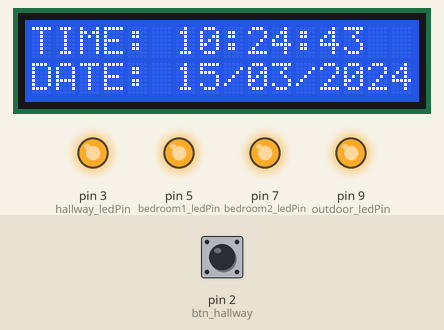
Recording of a sketch running on a simulated Arduino Uno, built with avr-gcc and run on an emulated ATmega328P. Parts: 16×2 character LCD, output pins drawn as LEDs (lit = HIGH). The inputs (shaded band) are chosen by the test bench; at power-on: pin 2 (btn_hallway) LOW. The local clock reads 2024-03-15 10:24:30 at power-on unless the sketch sets it.

Above: at 14.7 s.
14.8 s: pin 2 (btn_hallway) pulled HIGH for 1 s
At 17.1 s:
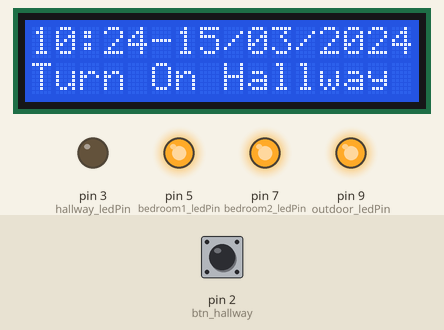
17.4 s: pin 2 (btn_hallway) pulled HIGH for 0.2 s
At 18.9 s:
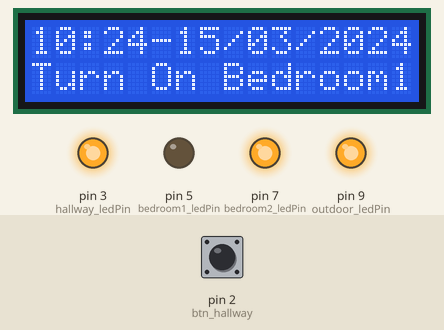
19.2 s: pin 2 (btn_hallway) pulled HIGH for 0.2 s
At 20.3 s:
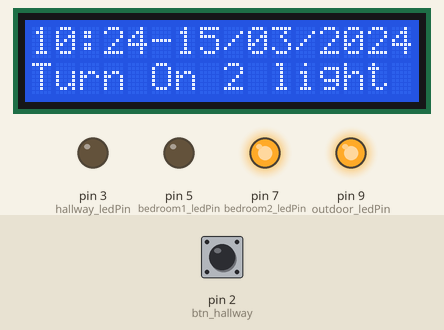
21.0 s: pin 2 (btn_hallway) pulled HIGH for 3.2 s
At 25.1 s:
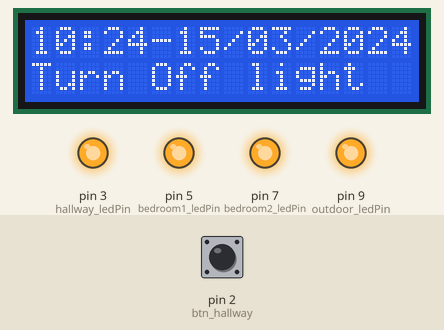
Timing chart, 0 to 26.6 s (numbered marks = the images above; inputs shaded):
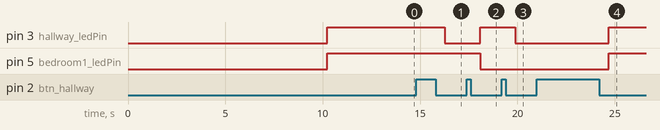

Measured:
- after the input at 14.8 s, pin 3 (hallway_ledPin): HIGH → LOW after 1.5 s; the display: first differs from a run without the input after 1.0 s (image 1 shows a later state)
- after the input at 17.4 s, pin 3 (hallway_ledPin): LOW → HIGH after 0.68 s; pin 5 (bedroom1_ledPin): HIGH → LOW after 0.68 s; the display: first changes after 0.21 s (image 2 shows a later state)
- after the input at 19.2 s, pin 3 (hallway_ledPin): HIGH → LOW after 0.68 s; the display: first changes after 0.21 s (image 3 shows a later state)
- after the input at 21.0 s, pin 3 (hallway_ledPin), pin 5 (bedroom1_ledPin): LOW → HIGH after 3.7 s; the display: first changes after 3.2 s (image 4 shows a later state)

The sketch:

CPU.ino
```cpp
/*=====================================================
   Project Centre Processing Unit of Nhannv SmartHome
   Design hardward and software by Nhannv
   Function :


=====================================================*/

//include library

#include <Wire.h>
#include "RTClib.h"
#include <LiquidCrystal_I2C.h>
#include "SoftwareSerial.h"


//declare variable

// set pin numbers:
const int btn_hallway = 2;     // the number of the pushbutton pin
const int hallway_ledPin = 3;      // the number of the LED pin
const int btn_bedroom1 = 4;
const int bedroom1_ledPin = 5;
const int btn_bedroom2 = 6;
const int bedroom2_ledPin = 7;
const int btn_outdoor = 8;
const int outdoor_ledPin = 9;


//flag of state
int flag_hallway = 0;
int flag_bedroom1 = 0;
int flag_bedroom2 = 0;
int flag_outdoor = 0;

// variables will change:
int buttonState = LOW;         // variable for reading the pushbutton status

//declare case
#define HALLWAY 1
#define BEDROOM1 2
#define BEDROOM2 3
#define OUTDOOR 4
#define SHORT_TIME_MODE 1
#define FULL_TIME_MODE 2
#define DEFAULT_BACKLIGHT_TIME 300

//declare RTC
const byte DS1307 = 0x68; //address of RTC module
//RTC variable
const byte NumberOfFields = 7;
char daysOfTheWeek[7][12] = {"Sunday", "Monday", "Tuesday", "Wednesday", "Thursday", "Friday", "Saturday"};
RTC_DS1307 RTC;

//declare LCD
LiquidCrystal_I2C lcd(0x3F, 16, 2); // Set the LCD I2C address

//Time variable
int second, minute, hour, day, wday, month, year;
String strSecond, strMinute, strHour, strDay, strWDay, strMonth, strYear;
int delayReadTime1 = 0;
int delayReadTime2 = 5;
int tempMinute = 0;
int tempSecond = 0;
int gMode = FULL_TIME_MODE;
int previousMode = FULL_TIME_MODE;
int delayBackLightTime = 0;

//declare function

void changeState(int ledChange) {
  lcd.clear();
  lcd.backlight();
  delayBackLightTime =0;
  displayDateTime(SHORT_TIME_MODE);

  if (ledChange == HALLWAY) {
    if (flag_hallway == 0) {
      digitalWrite(hallway_ledPin,LOW);
      //digitalWrite(outdoor_ledPin,LOW);
      digitalWrite(bedroom1_ledPin,HIGH);
      flag_hallway=1;
      //Serial.println("Turn on light");
      displayLCD("Turn On Hallway",0,1);
    }
    //temp function in case bedroom button is not finish
    else if (flag_hallway ==1) {
      digitalWrite(hallway_ledPin,HIGH);
      //digitalWrite(outdoor_ledPin,HIGH);
      digitalWrite(bedroom1_ledPin,LOW);
      flag_hallway=2;
      displayLCD("Turn On Bedroom1",0,1);
    }

    else if (flag_hallway ==2) {
      digitalWrite(hallway_ledPin,LOW);
      //digitalWrite(outdoor_ledPin,LOW);
      digitalWrite(bedroom1_ledPin,LOW);
      flag_hallway=3;
      displayLCD("Turn On 2 light",0,1);
    }

    else {
      digitalWrite(hallway_ledPin,HIGH);
      //digitalWrite(outdoor_ledPin,HIGH);
      digitalWrite(bedroom1_ledPin,HIGH); //in case temp function to turn off led
      flag_hallway=0;
      //Serial.println("Turn off light");
      displayLCD("Turn Off light",0,1);
    }


  }
  if (ledChange == BEDROOM1) {

  }
};


//Read time from RTC module
void readTime() {

  DateTime now = RTC.now();
//    Serial.print(now.year(), DEC);
//    Serial.print('/');
//    Serial.print(now.month(), DEC);
//    Serial.print('/');
//    Serial.print(now.day(), DEC);
//    Serial.print(' ');
//    Serial.print(now.hour(), DEC);
//    Serial.print(':');
//    Serial.print(now.minute(), DEC);
//    Serial.print(':');
//    Serial.print(now.second(), DEC);
//    Serial.println();
//    delay(1000);
  second=now.second(), DEC;
  minute=now.minute(), DEC;
  hour=now.hour(), DEC;
  day = now.day(), DEC;
  month = now.month(), DEC;
  year = now.year(), DEC;

  if (second >= 10) {
    strSecond = String(second);
  } else strSecond = "0" + String(second);

  if (minute >=10) {
    strMinute = String(minute);
  } else strMinute = "0" + String(minute);

  if (hour >= 10) {
    strHour = String(hour);
  } else strHour = "0" + String(hour);

  if (day >= 10) {
    strDay = String(day);
  } else strDay = "0" + String(day);

  if (month >= 10) {
    strMonth = String(month);
  } else strMonth = "0" + String(month);

  strYear = String(year);
}

//Display LCD content
void displayLCD(String txtInput,int charNo, int lineNo) {
  //lcd.clear();
  //lcd.backlight();
  lcd.setCursor(charNo,lineNo);
  lcd.print(txtInput);
  delay(50);
}
//Flash screen
void flashScreenLCD() {
  lcd.clear();
  lcd.backlight();
  lcd.setCursor(0,0);
  lcd.print("Starting");
  delay(1000);
  lcd.setCursor(8,0);
  lcd.print(".");
  delay(1000);
  lcd.setCursor(9,0);
  lcd.print(".");
  delay(1000);
  lcd.setCursor(10,0);
  lcd.print(".");
  delay(1000);
  lcd.setCursor(11,0);
  lcd.print("OK");
  delay(1000);
  lcd.setCursor(0,1);
  lcd.print("VNhanHome-Ver1.0");
  delay(3000);
  //lcd.clear();
  //lcd.noDisplay();
}

//display Time on LCD
void displayDateTime(int mode) {
  //readTime();
  //lcd.clear();
  previousMode = mode;
  if (mode == SHORT_TIME_MODE) {
    displayLCD(strHour,0,0);
    displayLCD(":",2,0);
    displayLCD(strMinute,3,0);
    displayLCD("-",5,0);
    displayLCD(strDay,6,0);
    displayLCD("/",8,0);
    displayLCD(strMonth,9,0);
    displayLCD("/",11,0);
    displayLCD(strYear,12,0);
    delayReadTime2=200;
  }
  else if (mode == FULL_TIME_MODE) {
    displayLCD("TIME:",0,0);//line 0
    displayLCD(strHour,6,0);
    displayLCD(":",8,0);
    displayLCD(strMinute,9,0);
    displayLCD(":",11,0);
    displayLCD(strSecond,12,0);

    displayLCD("DATE:",0,1);//line 1
    displayLCD(strDay,6,1);
    displayLCD("/",8,1);
    displayLCD(strMonth,9,1);
    displayLCD("/",11,1);
    displayLCD(strYear,12,1);
    delayReadTime2 = 5;
  }


}

//Off all light
void turnOffAllLight(){
  digitalWrite(hallway_ledPin,HIGH);
    digitalWrite(bedroom1_ledPin,HIGH);
    digitalWrite(bedroom2_ledPin,HIGH);
    digitalWrite(outdoor_ledPin,HIGH);
}

//schedule to turn off all light
void scheduleTurnOffLight(int iHour, int iMinute) {
  if (hour == iHour && minute == iMinute && second <= 1) {
    turnOffAllLight();
    lcd.clear();
    lcd.backlight();
    delayBackLightTime =0;
    displayDateTime(SHORT_TIME_MODE);
    displayLCD("Schedule Off",0,1);
    delay(3000);
    //displayDateTime();
  }
}

void scheduleTurnOff1Light(int iHour, int iMinute, int light) {
  if (hour == iHour && minute == iMinute && second <= 1) {
    //turnOffAllLight();
    digitalWrite(light,HIGH);
    lcd.clear();
    lcd.backlight();
    delayBackLightTime =0;
    displayDateTime(SHORT_TIME_MODE);
    displayLCD("Schedule Off",0,1);
    delay(3000);
    //displayDateTime();
  }
}

//schedule to turn on the special light
void scheduleTurnOnLight (int iHour, int iMinute) {
  if (hour == iHour && minute == iMinute && second <= 1) {
    digitalWrite(hallway_ledPin,LOW);
    digitalWrite(outdoor_ledPin,LOW);
    lcd.clear();
    lcd.backlight();
    delayBackLightTime =0;
    displayDateTime(SHORT_TIME_MODE);
    displayLCD("Schedule On",0,1);
    delay(3000);
    //displayDateTime();
  }
}

void scheduleTurnOn1Light (int iHour, int iMinute, int light) {
  if (hour == iHour && minute == iMinute && second <= 1) {
    digitalWrite(light,LOW);
    //digitalWrite(outdoor_ledPin,LOW);
    lcd.clear();
    lcd.backlight();
    delayBackLightTime =0;
    displayDateTime(SHORT_TIME_MODE);
    displayLCD("Schedule On",0,1);
    delay(3000);
    //displayDateTime();
  }
}

//Start setup Program
void setup() {
  Serial.begin(9600);
  Wire.begin();
  lcd.begin();
  lcd.backlight();

  flashScreenLCD();
  lcd.clear();
  displayLCD("Setup device.",0,0);

  // initialize the LED pin as an output:
  pinMode(hallway_ledPin, OUTPUT);
  pinMode(bedroom1_ledPin, OUTPUT);
  pinMode(bedroom2_ledPin, OUTPUT);
  pinMode(outdoor_ledPin, OUTPUT);
  // initialize the pushbutton pin as an input:
  pinMode(btn_hallway, INPUT);
  //Serial.println("Begin");
  displayLCD("OK",14,0);
  delay(2000);
  turnOffAllLight();
  lcd.clear();

  displayLCD("Check RTC.",0,0);
  //Check RTC module
  if (! RTC.isrunning()) {
    Serial.println("RTC is NOT running!");
    displayLCD("RTC is NOT running!",0,1);
    delay(2000);
    lcd.clear();
  } else {
    displayLCD("OK",14,0);
    delay(2000);
    lcd.clear();
    readTime();
  }
  displayDateTime(FULL_TIME_MODE);
  //RTC.adjust(DateTime(2018, 5, 6, 10, 10, 0)); //Set time for first time running or out of battery.
}

void loop() {
  //display Time
  if (delayReadTime1 < delayReadTime2) {
    delayReadTime1++;
  } else {
    readTime();
    delayReadTime1 =0;
  }

  if ((tempMinute != minute && gMode ==SHORT_TIME_MODE) || (tempSecond != second && gMode == FULL_TIME_MODE)) {

    if (previousMode != FULL_TIME_MODE) {
      gMode = FULL_TIME_MODE;
      lcd.clear();
      delayReadTime2 = 50;
    }
    displayDateTime(FULL_TIME_MODE);
    tempMinute = minute;
    tempSecond = second;
  }

  if(delayBackLightTime >= DEFAULT_BACKLIGHT_TIME) {
    lcd.noBacklight();
    delayBackLightTime=0;
  } else delayBackLightTime++;

//  if (delayReadTime1 < 6000) {
//    delayReadTime1++;
//    displayLCD(String(delayReadTime1),0,1);
//    displayLCD(String(delayReadTime2),4,1);
//
//  } else {
//    if (delayReadTime2 < 10) {
//      delayReadTime2++;
//      delayReadTime1=0;
//
//    } else {
//      displayDateTime();
//      delayReadTime1 = 0;
//      delayReadTime2 = 0;
//    }
//  }

  // read the state of the pushbutton value:
  //Serial.println("Read Button state");
  buttonState = digitalRead(btn_hallway);

  if (buttonState == HIGH) {
    //Serial.println("Button Click");
    while (buttonState == HIGH) {
      buttonState = digitalRead(btn_hallway);
      //Serial.println("Read Button state 2");
    }
    changeState(HALLWAY);
  }

  //scheduleTurnOnLight(18,30);
  scheduleTurnOn1Light(18,00, outdoor_ledPin);
  scheduleTurnOn1Light(18,30, hallway_ledPin);
  //scheduleTurnOffLight(23,00);
  scheduleTurnOff1Light(23,00, hallway_ledPin);
  scheduleTurnOff1Light(23,59, outdoor_ledPin);

  delay(50);
}
```
